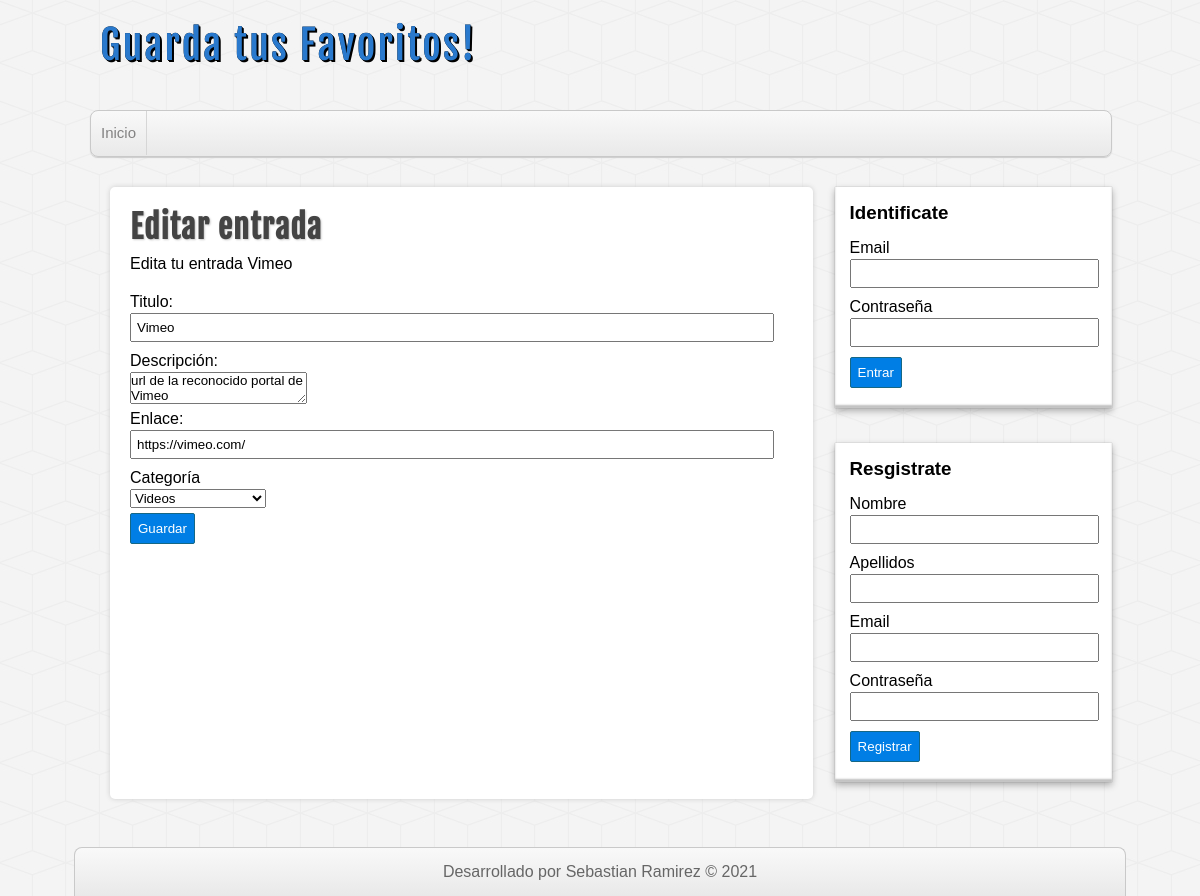
Page /controlador/enlaces/editar-enlace.php?id=1 on the committed database.
### tables this page shows
CREATE TABLE `favoritos` (
  `id` int(11) NOT NULL,
  `usuario_id` int(11) NOT NULL,
  `categoria_id` int(11) NOT NULL,
  `titulo` varchar(255) NOT NULL,
  `descripcion` mediumtext NOT NULL,
  `url` varchar(255) NOT NULL,
  `fecha` date DEFAULT NULL
);

CREATE TABLE `categorias` (
  `id` int(11) NOT NULL,
  `nombre` varchar(255) NOT NULL
);

### models/helpers/helpers.php (called while the page is built, shortened)
<?php
function conseguirCategorias($conexion)
{
    $sql = "SELECT * FROM categorias ORDER BY id ASC;";
    $categorias = mysqli_query($conexion, $sql);
    $resultado = array();
    if ($categorias && mysqli_num_rows($categorias) >= 1) {
        $resultado = $categorias;
    }
    return $resultado;
}
function conseguirUrl($conexion, $id)
{
    $sql = "SELECT f.*, c.nombre AS 'categoria', CONCAT(u.nombre, ' ', u.apellido) AS usuario"
        . " FROM favoritos f " .
        "INNER JOIN categorias c ON f.categoria_id = c.id " .
        "INNER JOIN usuarios u ON f.usuario_id = u.id " .
        "WHERE f.id = $id";
    $url = mysqli_query($conexion, $sql);
    $resultado = array();
    if ($url && mysqli_num_rows($url) >= 1) {
        $resultado = mysqli_fetch_assoc($url);
    }
    return $resultado;
}

### controlador/enlaces/editar-enlace.php (the view, shortened to what this page needs)
<?php require_once '../../config/conexion.php'; ?>
<?php require_once '../../models/helpers/helpers.php'; ?>
<?php
$url_actual = conseguirUrl($db, $_GET['id']);
?>
<?php require_once '../../views/layout/header.php'; ?>
<?php require_once '../../views/layout/lateral.php'; ?>
<div id="principal">
    <h1>Editar entrada</h1>
    <p>
        Edita tu entrada <?= $url_actual['titulo'] ?>
    </p>
    <br />
    <form action="guardar-enlace.php?editar=<?= $url_actual['id'] ?>" method="POST">
        <label for="titulo">Titulo:</label>
        <input type="text" name="titulo" value="<?= $url_actual['titulo'] ?>" />
        <label for="descripcion">Descripción:</label>
        <textarea name="descripcion"><?= $url_actual['descripcion'] ?></textarea>
        <label for="url">Enlace:</label>
        <input type="text" name="url" value="<?= $url_actual['url'] ?>" />
        <label for="categoria">Categoría</label>
        <select name="categoria">
            <?php
            $categorias = conseguirCategorias($db);
            if (!empty($categorias)) :
                while ($categoria = mysqli_fetch_assoc($categorias)) :
            ?>
                    <option value="<?= $categoria['id'] ?>" <?= ($categoria['id'] == $url_actual['categoria_id']) ? 'selected="selected"' : '' ?>>
                        <?= $categoria['nombre'] ?>
                    </option>
            <?php
                endwhile;
            endif;
            ?>
        </select>
        <input type="submit" value="Guardar" />
    </form>
</div>
<?php require_once '../../views/layout/footer.php'; ?>

### assets/css/style.css (style rules this page uses)
* { margin: 0px; padding: 0px; font-family: sans-serif, Helvetica, Arial; text-decoration: none; }
body { background: url(../img/cubes.png) #f4f4f4; }
label, input[type="text"], input[type="email"], input[type="password"] { display: block; width: 95%; margin-top: 2px; margin-bottom: 2px; }
input[type="text"], input[type="email"], input[type="password"] { padding: 5px; margin-bottom: 10px; }
input[type="button"], input[type="submit"], .boton { margin-top: 5px; margin-bottom: 5px; display: block; border-radius: 2px; color: white; background: #007ee5; border: 1px solid #156785; cursor: pointer; padding: 7px; }
#principal { float: left; width: 65%; min-height: 572px; background: white; border-radius: 5px; box-shadow: 0px 0px 5px #ccc; margin-left: 20px; padding: 20px; overflow: hidden; }
#principal h1 { font-size: 32px; color: #444; letter-spacing: 1px; text-shadow: 1px 1px 2px #ccc; font-family: "fajala"; }
#principal p { margin-top: 8px; }

### rows in the picture
favoritos: titulo "Vimeo", descripcion "url de la reconocido portal de Vimeo", url "https://vimeo.com/", categoria "Videos"
